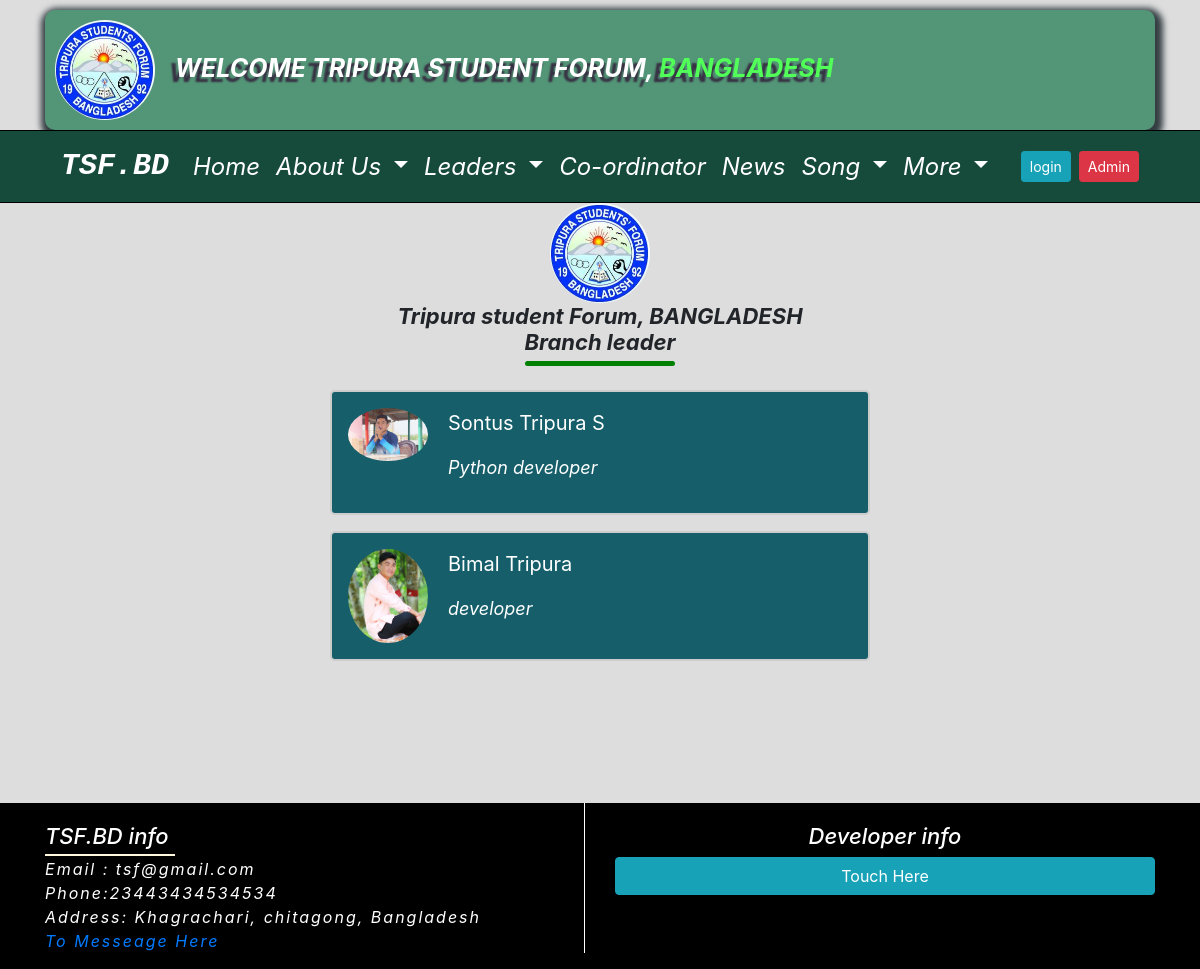
Page /branch-year/member/5/ on the committed database.
### Home_app/models.py (models this page shows, shortened)
class TsfAboutSetting(models.Model):
    tsf_logo = models.ImageField(upload_to='tsf_logo', blank=True)
    tsf_greeting = models.CharField(max_length=255, blank=True)
    country = models.CharField(max_length=255, blank=True)
    tsf_phone = models.CharField(max_length=255, blank=True)
    tsf_email = models.EmailField(max_length=255, blank=True)
    tsf_address = models.TextField(blank=True)
    tsf_about = models.TextField(blank=True)
    tsf_president_name = models.CharField(max_length=255, blank=True)
    tsf_president_photo = models.ImageField(upload_to='president_photo', blank=True)
    tsf_president_title = models.CharField(max_length=255, blank=True)
    tsf_secretary_name = models.CharField(max_length=255, blank=True)
    tsf_secretary_photo = models.ImageField(upload_to='secretary_photo', blank=True)
    tsf_secretary_title = models.CharField(max_length=255, blank=True)
    tsf_fb_link = models.URLField(max_length=255, blank=True)
    tsf_twitter_link = models.URLField(max_length=255, blank=True)
    tsf_instagram_link = models.URLField(max_length=255, blank=True)
    tsf_linkdin_link = models.URLField(max_length=255, blank=True)
    tsf_youtube_link = models.URLField(max_length=255, blank=True)
    developer_name = models.CharField(max_length=200)
    developer_address = models.CharField(max_length=250)
    developer_website = models.URLField(blank=True)
    developer_email = models.EmailField(blank=True)
    developer_fb = models.URLField(blank=True)
    developer_youtube = models.URLField(blank=True)
    developer_instagram = models.URLField(blank=True)
    developer_linkdin = models.URLField(blank=True)
    class Meta:
        verbose_name_plural = "TSF ABOUT"

### Leader_app/models.py (models this page shows)
class BranchMember(models.Model):
    STATUS = (
    ('University', 'University'),
    ('College', 'College'),
    ('School', 'School'),
    ('Job', 'Job'),
    ('Other', 'Other'),
    )
    memberbranch = models.ForeignKey(BranchYear, null=True, blank=True, on_delete=models.CASCADE)
    namebranch = models.ForeignKey(BranchName, null=True, blank=True, on_delete=models.CASCADE)
    photo = models.ImageField(upload_to='branchmember', blank=True)
    University = models.CharField(max_length=100, blank=True)
    name = models.CharField(max_length=50, blank=True)
    Posting = models.CharField(max_length=50, blank=True)
    blood_group = models.CharField(max_length=20, blank=True)
    phone = models.CharField(max_length=11, blank=True)
    gender = models.CharField(max_length=20, default="Male", choices=(("Male", "Male"), ("Female", "Female")))
    current_enroll = models.CharField(max_length=200, null=True, choices=STATUS)
    facebook = models.URLField(blank=True)
    twitter = models.URLField(blank=True)
    instagram = models.URLField(blank=True)
    linkdin = models.URLField(blank=True)
    class Meta:
        ordering = ('id',)
        verbose_name_plural = "Branch member"
    def __str__(self):
        return f"{self.name } of {self.memberbranch}"

### Leader_app/views.py (the view)
# urls.py: path('branch-year/member/<int:pk>/', views.branch_member, name='branch_member'),
def branch_member(request, pk):
    about_inform = TsfAboutSetting.objects.get(id=1)
    branch_member = BranchYear.objects.get(pk=pk)
    members = BranchMember.objects.filter(memberbranch=branch_member)
    context = { 'members': members, 'branch_member': branch_member, 'about_inform':about_inform}
    print(members)
    return render(request, 'Leader_app/branch_members_list.html', context)

### Leader_app/models.py (called while the page is built)
    def __str__(self):
        return self.branchname

    def __str__(self):
        return f"{self.branchyear } of {self.branches}"

### templates/Leader_app/branch_members_list.html (shortened to what this page needs)
{% extends 'home/base.html' %}
{% load static %}
{% block body %}
<section class="branch_member_list_section">
  <div class="container">
    <div class="text-center">
  <img src="{% static 'img/tsf.jpg' %}" alt="" class="tsf_logo"/ >
  </div>
   <h1 class="tsf_name_title">Tripura student Forum, BANGLADESH <br> Branch leader</h1>
    <div class="row justify-content-center">
      <div class="col-md-6">
  {% for member in members %}
  <div class="leader-box">
    <img src="{{ member.photo.url }}" alt="Avatar" style="width:80px">
    <p> <span> <a href="{% url 'branch_leader_details' member.pk %}" class="branch_leader_name">{{member.name }}</a></span></p>
    <p class="position_title_leadaer">{{member.Posting }}</p>
  </div>
  {% empty %}
  <div class="alert alert-danger" role="alert">
    Not added yet..thank you
    </div>
  {% endfor %}
  </div>
    </div>
  </div>
</section>
{% endblock %}

### templates/home/banner.html
{% load static %}
<section id="banner_section">
    <div class="container">
    <div class="logoheder">
      <div class="logo-section">
        <img src="{{about_inform.tsf_logo.url }}" alt=""  class=" rounded-circle logo"/>
      </div>
    <p class="logotext">{{ about_inform.tsf_greeting }}, <span class="countrytext">{{ about_inform.country }}</span></p>
    </div>
    </div>
    </section>

### templates/home/footer.html (shortened to what this page needs)
<div class="container">
    <div class="row">
       <div class="col-md-6">
   <div class="side_left">
    <ul class="footer_list">
      <h2 class="Tsf_info">TSF.BD info</h2>
       <li> Email : {{ about_inform.tsf_email }}</li>
       <li> Phone:{{ about_inform.tsf_phone }}</li>
       <li> Address: {{ about_inform.tsf_address }}</li>
       <li> <a href="{% url 'contact' %}">To Messeage Here</a></li>
     </ul>
   </div>
       </div>
       <div class="col-md-6">
<div class="footer_list">
  <h2 class="developer_title">Developer info</h2>
<button type="button" class="btn btn-info btn-block" data-toggle="modal" data-target="#exampleModalCenter">
Touch Here
</button>
</div>
            </div>
    </div>
</div>

### Home_app/static/css/home.css (style rules this page uses)
* { margin: 0; padding: 0; }
.logo { height:100px; width:100px; margin-left:10px; animation: rotatelogo 5s linear infinite ; }
.logoheder { height: 120px; margin-top:10px; background:#539677; box-shadow:2px 4px 6px 6px #333d42; border-radius:10px; padding-bottom:10px; padding-top:10px; }
.countrytext { color:#51ff58; font-weight:bold; font-style:italic; text-transform:uppercase; text-shadow:-6px 5px 2px #362e42; font-size: 25px; padding-top: 15px; }
.logotext { font-weight:bold; font-style:italic; color:#fff; text-transform:uppercase; text-shadow:-6px 5px 2px #362e42; font-size: 25px; padding-top: 30px; }
.logo-section { margin-right:20px; float: left; }
.tsf_logo { height: 100px; width: 100px; border-radius: 50%; animation: logo 5s linear infinite; }
.tsf_name_title { text-align: center; font-size: 22px; font-style: italic; font-weight: bold; }
.tsf_name_title:after { content: ''; display: block; width: 150px; height: 5px; background: green; margin: 5px auto; border-radius: 10px; }

### Home_app/static/css/leader_app.css (style rules this page uses)
.leader-box { border: 2px solid #ccc; background-color: #155E6A; border-radius: 5px; padding: 16px; margin: 16px 0 }
.leader-box::after { content: ""; clear: both; display: table; }
.leader-box img { float: left; margin-right: 20px; border-radius: 50%; }
.branch_leader_name { color: #fff!important; }
.position_title_leadaer { color: #fff; font-size: 18px; font-style: italic; }
.leader-box span { font-size: 20px; text-transform: capitalize; margin-right: 15px; }
.branch_member_list_section { min-height: 600px; }

### Home_app/static/css/footer.css (style rules this page uses)
.footer_list { padding-top: 20px; }
.side_left { border-right: 1px solid #fff; }
.footer_list li { font-size: 16px; letter-spacing: 2px; font-style: italic; list-style: none; color: #fff; }
.developer_title { text-align: center; color: #fff!important; font-size: 22px; font-style: italic; }
.Tsf_info { color: #fff; font-size: 22px; font-style: italic; position: relative; }
.Tsf_info::after { position: absolute; content: ''; height: 2px; width: 130px; display: block; margin-top: 5px; background: cornsilk; }

### rows in the picture
TsfAboutSetting: tsf_logo (picture), tsf_greeting "WELCOME TRIPURA STUDENT FORUM", country "BANGLADESH", tsf_email "tsf@gmail.com", tsf_phone "23443434534534", tsf_address "Khagrachari, chitagong, Bangladesh"
BranchMember: photo (picture), name "Sontus Tripura S", Posting "Python developer"
BranchMember: photo (picture), name "Bimal Tripura", Posting "developer"
